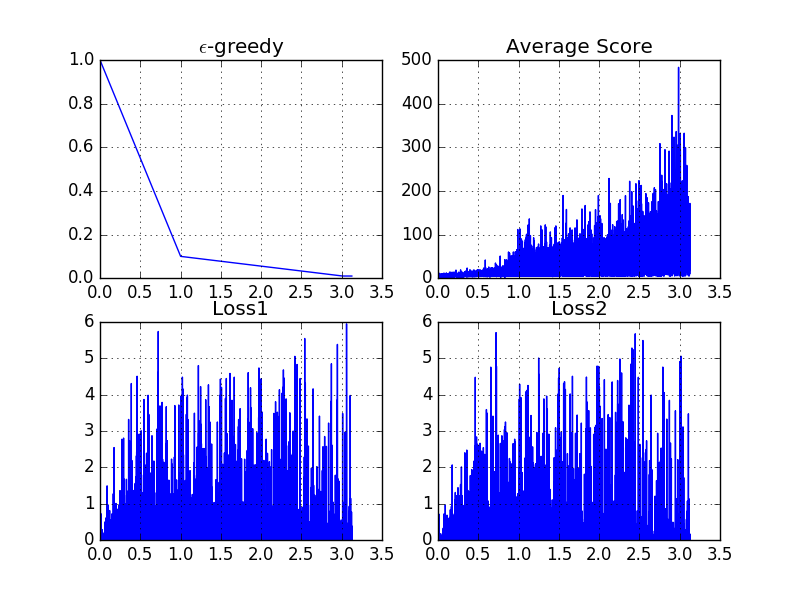

This figure's Python source:
import numpy as np
import matplotlib.pyplot as plt
import os

if __name__ == "__main__":
    logfile = ''
    for root, dirs, files in os.walk('log'):
        logfile = os.path.join(root, files[0])

    t = list()
    eps = list()
    score = list()
    loss1 = list()
    loss2 = list()
    for line in open(logfile, 'r'):
        info = line.strip().split()
        if info[2] == 'nan':
            continue

        t.append(float(info[0]) / 1e6)
        eps.append(float(info[1]))
        score.append(float(info[2]))
        loss1.append(float(info[3]))
        loss2.append(float(info[4]))


    plt.figure(1)
    plt.subplot(2, 2, 1)
    plt.title("$\epsilon$-greedy")
    plt.grid()
    plt.plot(t, eps)

    plt.subplot(2, 2, 2)
    plt.title("Average Score")
    plt.grid()
    plt.plot(t, score)

    plt.subplot(2, 2, 3)
    plt.title("Loss1")
    plt.grid()
    plt.plot(t, loss1)

    plt.subplot(2, 2, 4)
    plt.title("Loss2")
    plt.grid()
    plt.plot(t, loss2)

    plt.show()
